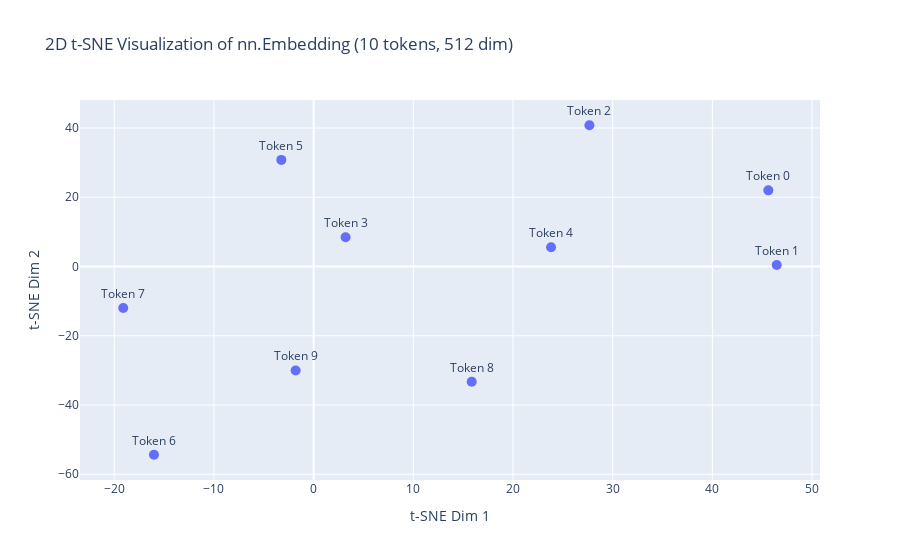

Notebook code for this chart:
### Code cell
# Step 1: Create the embedding layer
vocab_size = 10  # You can change this to a larger value
embedding_dim = 512
embedding = nn.Embedding(num_embeddings=vocab_size, embedding_dim=embedding_dim)

device = torch.device("cpu")
model = tokentango.BertClassifier(6, 10, device).to(device)
model.load_state_dict(torch.load("brute_convergence/3ebf1d5c.pth"))

embedding = model.embeddings

# Step 2: Extract weights
embedding_weights = embedding.weight.detach().numpy()  # Shape: (10, 512)

# Step 3: Reduce to 2D using t-SNE
tsne = TSNE(n_components=2, random_state=42, perplexity=5)
embedding_2d = tsne.fit_transform(embedding_weights)  # Shape: (10, 2)

# Step 4: Plot using Plotly
fig = px.scatter(
    x=embedding_2d[:, 0],
    y=embedding_2d[:, 1],
    text=[f"Token {i}" for i in range(vocab_size)],
    title="2D t-SNE Visualization of nn.Embedding (10 tokens, 512 dim)",
    labels={"x": "t-SNE Dim 1", "y": "t-SNE Dim 2"}
)

fig.update_traces(marker=dict(size=10), textposition='top center')
fig.show()

### Figure 1 — Plotly figure (JSON) as saved in the notebook; plotly's stock layout.template omitted (floating-point values rounded to 4 significant figures)
{"data": [{"hovertemplate": "t-SNE Dim 1=%{x}<br>t-SNE Dim 2=%{y}<br>text=%{text}<extra></extra>", "legendgroup": "", "marker": {"color": "#636efa", "size": 10, "symbol": "circle"}, "mode": "markers+text", "name": "", "orientation": "v", "showlegend": false, "text": ["Token 0", "Token 1", "Token 2", "Token 3", "Token 4", "Token 5", "Token 6", "Token 7", "Token 8", "Token 9"], "textposition": "top center", "type": "scatter", "x": [45.61, 46.46, 27.67, 3.208, 23.82, -3.239, -16.02, -19.1, 15.86, -1.804], "xaxis": "x", "y": [22.0, 0.4242, 40.8, 8.431, 5.589, 30.79, -54.36, -11.97, -33.3, -30.02], "yaxis": "y"}], "layout": {"legend": {"tracegroupgap": 0}, "title": {"text": "2D t-SNE Visualization of nn.Embedding (10 tokens, 512 dim)"}, "xaxis": {"anchor": "y", "domain": [0, 1], "title": {"text": "t-SNE Dim 1"}}, "yaxis": {"anchor": "x", "domain": [0, 1], "title": {"text": "t-SNE Dim 2"}}}}
